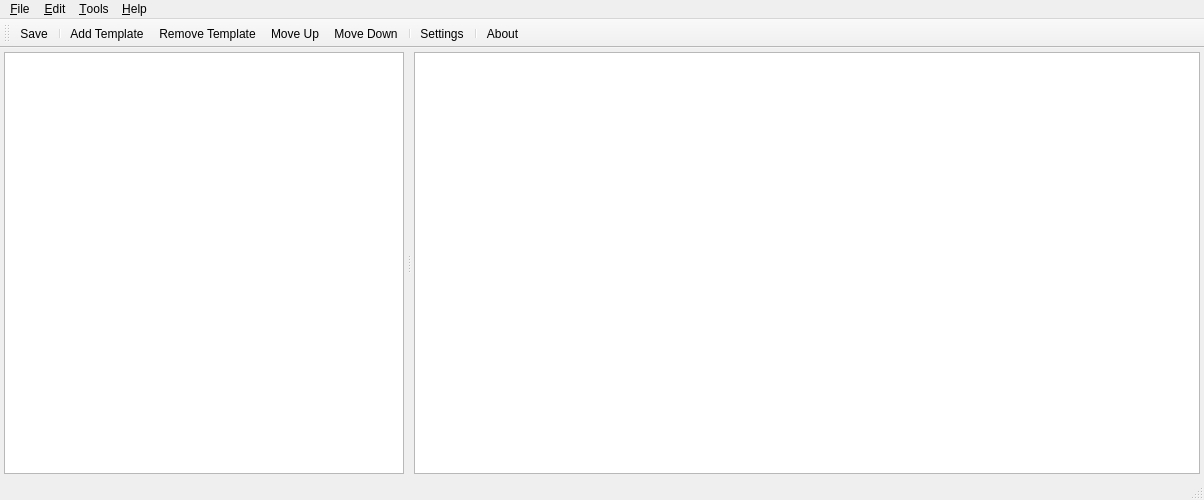
<?xml version="1.0" encoding="UTF-8"?>
<ui version="4.0">
 <class>MainWindow</class>
 <widget class="QMainWindow" name="MainWindow">
  <property name="geometry">
   <rect>
    <x>0</x>
    <y>0</y>
    <width>1204</width>
    <height>500</height>
   </rect>
  </property>
  <property name="windowTitle">
   <string>qEtcHosts</string>
  </property>
  <property name="windowIcon">
   <iconset resource="icons.qrc">
    <normaloff>:/toolbar/icons/icon.svg</normaloff>:/toolbar/icons/icon.svg</iconset>
  </property>
  <widget class="QWidget" name="centralWidget">
   <layout class="QVBoxLayout" name="verticalLayout">
    <property name="spacing">
     <number>4</number>
    </property>
    <property name="leftMargin">
     <number>4</number>
    </property>
    <property name="topMargin">
     <number>4</number>
    </property>
    <property name="rightMargin">
     <number>4</number>
    </property>
    <property name="bottomMargin">
     <number>4</number>
    </property>
    <item>
     <widget class="QSplitter" name="splitter">
      <property name="orientation">
       <enum>Qt::Horizontal</enum>
      </property>
      <property name="handleWidth">
       <number>10</number>
      </property>
      <property name="childrenCollapsible">
       <bool>false</bool>
      </property>
      <widget class="QListView" name="hostGroupsListView">
       <property name="sizePolicy">
        <sizepolicy hsizetype="Expanding" vsizetype="Expanding">
         <horstretch>0</horstretch>
         <verstretch>0</verstretch>
        </sizepolicy>
       </property>
       <property name="minimumSize">
        <size>
         <width>100</width>
         <height>0</height>
        </size>
       </property>
       <property name="maximumSize">
        <size>
         <width>400</width>
         <height>16777215</height>
        </size>
       </property>
       <property name="mouseTracking">
        <bool>true</bool>
       </property>
       <property name="dragEnabled">
        <bool>true</bool>
       </property>
       <property name="defaultDropAction">
        <enum>Qt::MoveAction</enum>
       </property>
       <property name="alternatingRowColors">
        <bool>true</bool>
       </property>
       <property name="gridSize">
        <size>
         <width>0</width>
         <height>24</height>
        </size>
       </property>
      </widget>
      <widget class="QTextEdit" name="textEdit"/>
     </widget>
    </item>
   </layout>
  </widget>
  <widget class="QMenuBar" name="menuBar">
   <property name="geometry">
    <rect>
     <x>0</x>
     <y>0</y>
     <width>1204</width>
     <height>23</height>
    </rect>
   </property>
   <widget class="QMenu" name="menu_File">
    <property name="title">
     <string>&amp;File</string>
    </property>
    <addaction name="action_Save"/>
    <addaction name="separator"/>
    <addaction name="actionExit"/>
   </widget>
   <widget class="QMenu" name="menu_Help">
    <property name="title">
     <string>&amp;Help</string>
    </property>
    <addaction name="action_About"/>
   </widget>
   <widget class="QMenu" name="menu_Edit">
    <property name="title">
     <string>&amp;Edit</string>
    </property>
    <addaction name="actionAdd_Template"/>
    <addaction name="actionRemove_Template"/>
    <addaction name="separator"/>
    <addaction name="actionMove_Up"/>
    <addaction name="actionMove_Down"/>
   </widget>
   <widget class="QMenu" name="menuTools">
    <property name="title">
     <string>&amp;Tools</string>
    </property>
    <addaction name="actionSettings"/>
   </widget>
   <addaction name="menu_File"/>
   <addaction name="menu_Edit"/>
   <addaction name="menuTools"/>
   <addaction name="menu_Help"/>
  </widget>
  <widget class="QToolBar" name="mainToolBar">
   <attribute name="toolBarArea">
    <enum>TopToolBarArea</enum>
   </attribute>
   <attribute name="toolBarBreak">
    <bool>false</bool>
   </attribute>
   <addaction name="action_Save"/>
   <addaction name="separator"/>
   <addaction name="actionAdd_Template"/>
   <addaction name="actionRemove_Template"/>
   <addaction name="actionMove_Up"/>
   <addaction name="actionMove_Down"/>
   <addaction name="separator"/>
   <addaction name="actionSettings"/>
   <addaction name="separator"/>
   <addaction name="action_About"/>
  </widget>
  <widget class="QStatusBar" name="statusBar"/>
  <action name="action_Save">
   <property name="icon">
    <iconset resource="icons.qrc">
     <normaloff>:/toolbar/icons/icons8-save-24.png</normaloff>:/toolbar/icons/icons8-save-24.png</iconset>
   </property>
   <property name="text">
    <string>&amp;Save</string>
   </property>
   <property name="toolTip">
    <string>Save current setting to hosts file</string>
   </property>
   <property name="shortcut">
    <string>Ctrl+S</string>
   </property>
  </action>
  <action name="action_About">
   <property name="icon">
    <iconset resource="icons.qrc">
     <normaloff>:/toolbar/icons/icons8-about-24.png</normaloff>:/toolbar/icons/icons8-about-24.png</iconset>
   </property>
   <property name="text">
    <string>&amp;About</string>
   </property>
   <property name="toolTip">
    <string>About this software</string>
   </property>
  </action>
  <action name="actionAdd_Template">
   <property name="icon">
    <iconset resource="icons.qrc">
     <normaloff>:/toolbar/icons/icons8-list-view-24.png</normaloff>:/toolbar/icons/icons8-list-view-24.png</iconset>
   </property>
   <property name="text">
    <string>Add Template</string>
   </property>
   <property name="toolTip">
    <string>Add new hosts template</string>
   </property>
   <property name="shortcut">
    <string>Ctrl+T</string>
   </property>
  </action>
  <action name="actionRemove_Template">
   <property name="icon">
    <iconset resource="icons.qrc">
     <normaloff>:/toolbar/icons/icons8-list-remove-24.png</normaloff>:/toolbar/icons/icons8-list-remove-24.png</iconset>
   </property>
   <property name="text">
    <string>Remove Template</string>
   </property>
   <property name="toolTip">
    <string>Remove current selected hosts template</string>
   </property>
   <property name="shortcut">
    <string>Del</string>
   </property>
  </action>
  <action name="actionMove_Up">
   <property name="icon">
    <iconset resource="icons.qrc">
     <normaloff>:/toolbar/icons/icons8-thick-arrow-pointing-up-24.png</normaloff>:/toolbar/icons/icons8-thick-arrow-pointing-up-24.png</iconset>
   </property>
   <property name="text">
    <string>Move Up</string>
   </property>
   <property name="toolTip">
    <string>Move up current selected hosts template</string>
   </property>
   <property name="shortcut">
    <string>Ctrl+Up</string>
   </property>
  </action>
  <action name="actionMove_Down">
   <property name="icon">
    <iconset resource="icons.qrc">
     <normaloff>:/toolbar/icons/icons8-thick-arrow-pointing-down-24.png</normaloff>:/toolbar/icons/icons8-thick-arrow-pointing-down-24.png</iconset>
   </property>
   <property name="text">
    <string>Move Down</string>
   </property>
   <property name="toolTip">
    <string>Move down current selected hosts template</string>
   </property>
   <property name="shortcut">
    <string>Ctrl+Down</string>
   </property>
  </action>
  <action name="actionExit">
   <property name="icon">
    <iconset resource="icons.qrc">
     <normaloff>:/toolbar/icons/icons8-exit-24.png</normaloff>:/toolbar/icons/icons8-exit-24.png</iconset>
   </property>
   <property name="text">
    <string>Exit</string>
   </property>
   <property name="toolTip">
    <string>Exit from application</string>
   </property>
   <property name="shortcut">
    <string>Ctrl+Q</string>
   </property>
  </action>
  <action name="actionSettings">
   <property name="icon">
    <iconset resource="icons.qrc">
     <normaloff>:/toolbar/icons/icons8-settings-24.png</normaloff>:/toolbar/icons/icons8-settings-24.png</iconset>
   </property>
   <property name="text">
    <string>Settings</string>
   </property>
   <property name="toolTip">
    <string>Open setting window</string>
   </property>
  </action>
  <action name="actionTray_Untray">
   <property name="text">
    <string>Tray / Untray</string>
   </property>
   <property name="toolTip">
    <string>Tray / Untray application window</string>
   </property>
  </action>
 </widget>
 <layoutdefault spacing="6" margin="11"/>
 <resources>
  <include location="icons.qrc"/>
 </resources>
 <connections/>
</ui>
